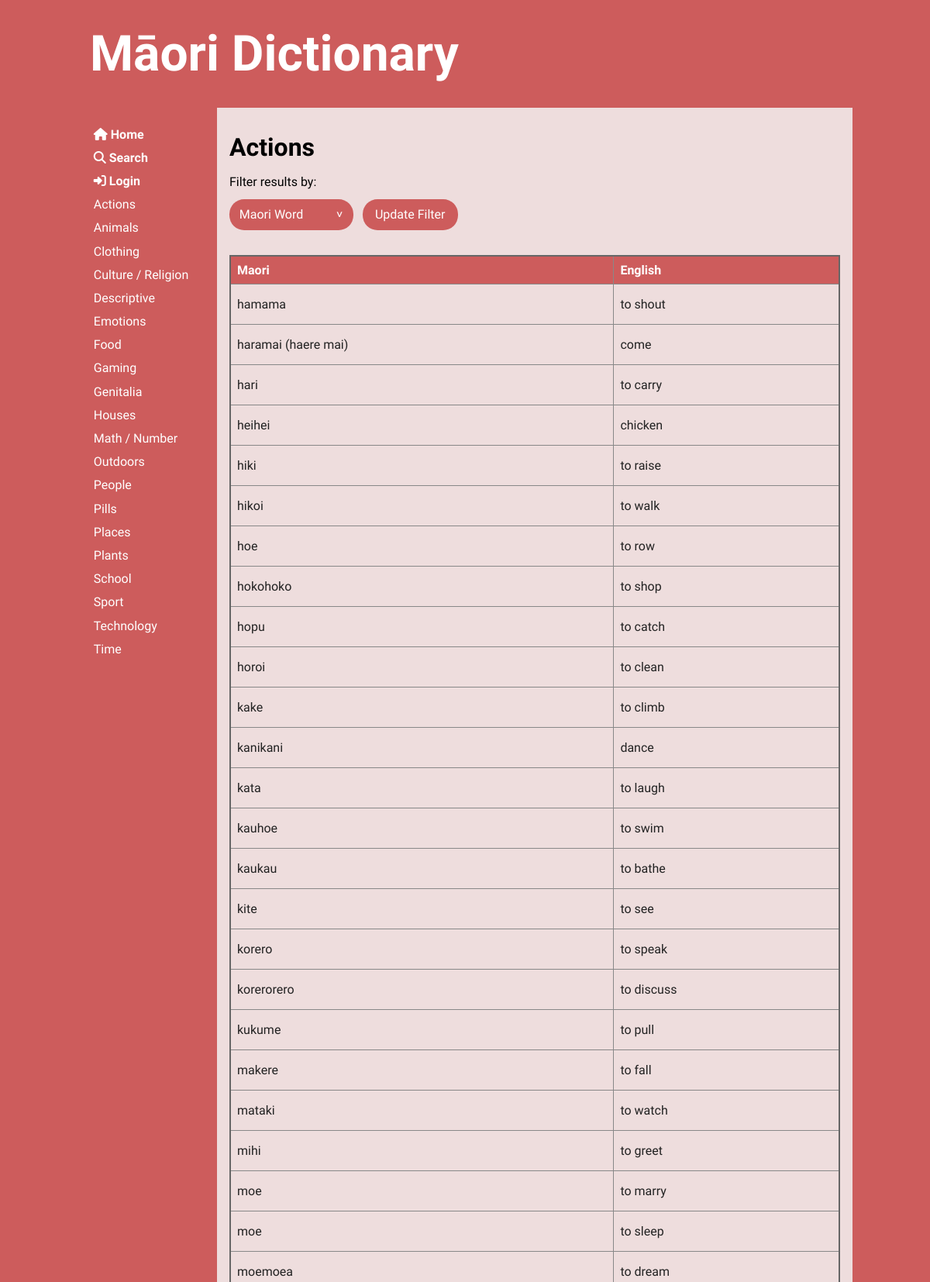
Page /category/1 (upper part) on the committed database.
### tables this page shows
CREATE TABLE "categories"
(
	cat_id integer
		constraint Category_pk
			primary key autoincrement,
	category varchar(20)
);

CREATE TABLE "words"
(
	word_id integer
		constraint words_pk
			primary key autoincrement,
	maori varchar(20),
	english varchar(20),
	cat_id integer,
	definition varchar(100),
	word_level integer,
	user_id integer,
	image varchar(50),
	date_added varchar(10)
);

### app.py (the view)
@app.route('/category/<cat_id>', methods=["GET", "POST"])
def render_category(cat_id):
    search_filter = 'maori_filter'  # set default filter as maori filter
    if request.method == "POST":
        search_filter = request.form['search_filter']
    con = create_connection(DB_NAME)  # connect to db
    if search_filter == 'english_filter':
        query = """SELECT word_id, maori, english, cat_id, definition, word_level, user_id, image, date_added
                    FROM words WHERE cat_id=? ORDER BY english, maori"""
    elif search_filter == 'word_level_filter':
        query = """SELECT word_id, maori, english, cat_id, definition, word_level, user_id, image, date_added
                    FROM words WHERE cat_id=? ORDER BY word_level, maori"""
    elif search_filter == 'recent_filter':
        query = """SELECT word_id, maori, english, cat_id, definition, word_level, user_id, image, date_added
                    FROM words WHERE cat_id=? ORDER BY word_id DESC"""
    else:
        query = """SELECT word_id, maori, english, cat_id, definition, word_level, user_id, image, date_added
                    FROM words WHERE cat_id=? ORDER BY maori, english"""
    cur = con.cursor()
    cur.execute(query, (cat_id,))  # execute query
    word_list = cur.fetchall()  # puts results into list
    query = """SELECT cat_id, category
            FROM categories WHERE cat_id=?"""
    cur = con.cursor()
    cur.execute(query, (cat_id,))  # execute query
    cat_name_list = cur.fetchall()  # puts results into list
    if len(cat_name_list) == 0:
        flash('Unknown Category')
        return redirect('/')
    con.close()
    return render_template('category.html', words=word_list, categories=get_categories(),
                           cat_name_list=cat_name_list, logged_in=is_logged_in(), search_filter=search_filter)

### app.py (called while the page is built)
def create_connection(db_file):
    try:
        connection = sqlite3.connect(db_file)
        return connection
    except Error as e:  # unless there's an error
        print(e)
    return None

def get_categories():
    con = create_connection(DB_NAME)
    query = """SELECT cat_id, category
            FROM categories
            ORDER BY category"""
    cur = con.cursor()
    cur.execute(query)
    category_list = cur.fetchall()
    con.close()
    return category_list

def is_logged_in():
    if session.get("email") is None:
        print("not logged in")
        return False
    else:  # if email isn't empty then user must be logged in
        print("logged in")
        return True

### templates/category.html (shortened to what this page needs)
{% extends 'base.html' %}
{% block main %}
    <h2>{{ cat_name_list[0][1] }}</h2>
    {% if words|length == 0 %}
        <p class="error">No words in {{ cat_name_list[0][1] }} category</p>
    {% else %}
        <form method="post" class="filter">
            <div>
                <div><label for="search_filter">Filter results by:</label></div>
                <select name="search_filter" id="search_filter">
                    <option id="maori_filter" value="maori_filter">Maori Word</option>
                </select>
            <button type="submit">Update Filter</button>
            </div>
        </form>
        <table>
            <tr>
                <th>Maori</th>
                <th>English</th>
            </tr>
            {%  for word in words %}
                <tr class="category-highlight">
                    <td><a href="/word/{{ word[0] }}"><p>{{ word[1] }}</p></a></td>
                    <td><a href="/word/{{ word[0] }}"><p>{{ word[2] }}</p></a></td>
                </tr>
            {%  endfor %}
        </table>
    {% endif %}
{% endblock %}

### templates/base.html (shortened to what this page needs)
<!doctype html>
<html lang="en">
<head>
	<link href="{{ url_for('static', filename='css/style.css') }}" rel="stylesheet">
</head>
<body>
	<div id="container">
		<header>
			<a href="/"><h1>Māori Dictionary</h1></a>
		</header>
		<nav>
			<ul>
                <li>
                    <a href="/">
                        <i class="fas fa-home"></i><b> Home</b><br>
                    </a>
                    <a href="/search">
                        <i class="fas fa-search"></i><b> Search</b><br>
                    </a>
                    {% if logged_in %}
                        <a href="/user">
                            <i class="fas fa-user"></i><b> Account</b><br>
                        </a>
                        <a href="/logout"><i class="fas fa-sign-out-alt"></i><b> Log Out</b><br></a>
                    {%  else %}
                        <a href="/login"><i class="fas fa-sign-in-alt"></i><b> Login</b><br></a>
                    {%  endif %}
                    {% for category in categories %}
                        <a href="/category/{{ category[0] }}">
                            {{ category[1] }} <br/>
                        </a>
                    {% endfor %}
                    <br><br>
                </li>
			</ul>
		</nav>
		<main>
            {% block main%}{% endblock %}
        </main>
	</div>
</body>
</html>

### static/css/style.css (style rules this page uses)
* { font-family: 'KoHo', sans-serif; margin: 0; padding: 0; box-sizing: border-box; font-weight: 400; }
body { background-color: indianred; }
#container { display: grid; grid-template-columns: 75px auto; grid-template-areas: 'nav header' 'main main' 'footer footer'; }
header { grid-area: header; background-color: indianred; padding: 1rem; }
nav { grid-area: nav; }
main { grid-area: main; padding: 1rem; background-color: #edd; }
h1, h2, h3, h4, .span-heading { padding: 1rem 0; font-weight: 700; font-size: 2rem; color: black; }
h1 { font-size: 4rem; color: white; }
p { padding: 0.5rem 0; }
a { color: #222; text-decoration: none; }
button, .button { border: none; cursor: pointer; transition-duration: 0.2s; width: 100%; border-radius: 1.2rem; padding: 0.5rem 1rem; font-size: 1rem; margin: 0.5rem 0; background-color: white; }
.filter select { font-size: 1rem; margin-top: 0.8rem; margin-bottom: 2rem; padding: 0 0.8rem; border: none; background-color: indianred; color: white; border-radius: 1.2rem; width: 10rem; cursor: pointer; height: 2.5rem; -webkit-appearance: none; -moz-appearance: none; appearance: none; }
.filter::after { content: '>'; color: white; -webkit-transform: rotate(90deg); -moz-transform: rotate(90deg); -ms-transform: rotate(90deg); transform: rotate(90deg); position: absolute; pointer-events: none; margin: -3.85rem 8.6rem; display: block; }
.filter button { margin-top: 0.8rem; padding: 0 1rem; border: none; border-radius: 1.2rem; width: auto; height: 2.5rem; margin-left: 0.5rem; background-color: indianred; color: white; }
table { width: 100%; border: 2px solid #666; border-collapse: collapse; }
th, td { border: 1px solid #888; padding: 0.5rem; text-align: left; }
b { font-weight: 700; }
.category-highlight { transition-duration: 0.2s; }
th { background-color: indianred; color: #fff; font-weight: 700; }
@media only screen and (min-width: 768px) { #container { grid-template-columns: 180px auto; grid-template-areas: 'header header' 'nav main' 'footer footer'; } }
@media only screen and (min-width: 768px) { nav { background-color: indianred; padding: 0 0.5rem; } }
@media only screen and (min-width: 768px) { nav ul { list-style: none; } }
@media only screen and (min-width: 768px) { nav a { display: block; color: #fff; text-decoration: none; padding: 0.35rem 0 0.35rem 0.8rem; } }
@media only screen and (min-width: 1000px) { #container { width: 1000px; margin: auto; } }

### rows in the picture
categories: category "Actions"
categories: category "Animals"
categories: category "Clothing"
categories: category "Culture / Religion"
categories: category "Descriptive"
categories: category "Emotions"
categories: category "Food"
categories: category "Gaming"
categories: category "Genitalia"
categories: category "Houses"
categories: category "Math / Number"
categories: category "Outdoors"
categories: category "People"
categories: category "Pills"
categories: category "Places"
categories: category "Plants"
categories: category "School"
categories: category "Sport"
categories: category "Technology"
categories: category "Time"
words: maori "hamama", english "to shout"
words: maori "haramai (haere mai)", english "come"
words: maori "hari", english "to carry"
words: maori "heihei", english "chicken"
words: maori "hiki", english "to raise"
words: maori "hikoi", english "to walk"
words: maori "hoe", english "to row"
words: maori "hokohoko", english "to shop"
words: maori "hopu", english "to catch"
words: maori "horoi", english "to clean"
words: maori "kake", english "to climb"
words: maori "kanikani", english "dance"
words: maori "kata", english "to laugh"
words: maori "kauhoe", english "to swim"
words: maori "kaukau", english "to bathe"
words: maori "kite", english "to see"
words: maori "korero", english "to speak"
words: maori "korerorero", english "to discuss"
words: maori "kukume", english "to pull"
words: maori "makere", english "to fall"
words: maori "mataki", english "to watch"
words: maori "mihi", english "to greet"
words: maori "moe", english "to marry"
words: maori "moe", english "to sleep"
words: maori "moemoea", english "to dream"
